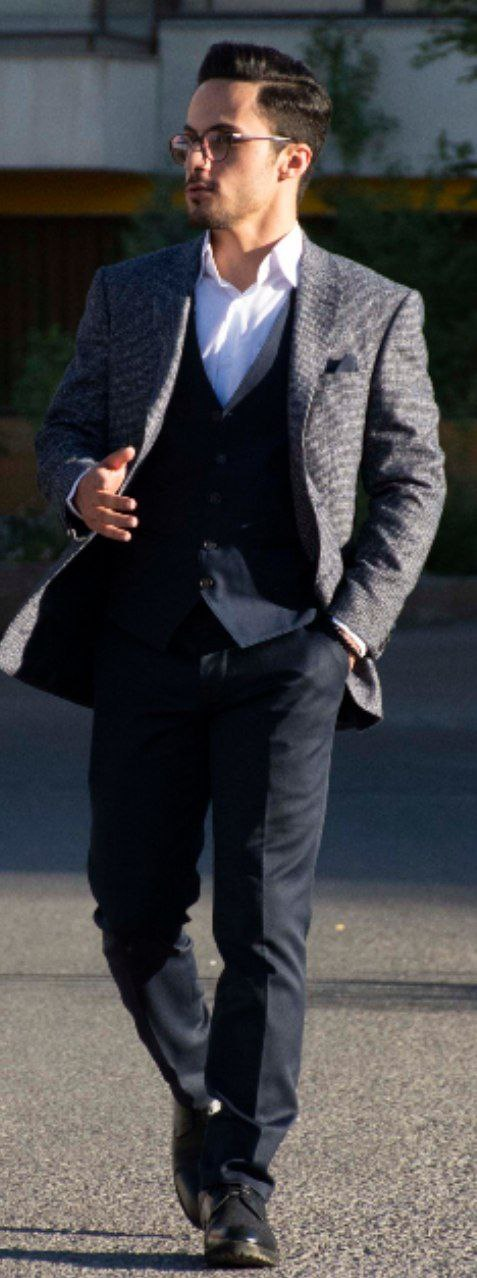
#> input picture me.jpg, 477 x 1278 px
$ python 5.tarhim.py
#> lines starting #> are read from the running program, lines starting #| are printed output that depends on the picture; after the words box and inside, x2 and y2 are one past the last pixel; in counts of white or black regions, pixels touching at a corner belong together
import cv2

img = cv2.imread('me.jpg', 0)
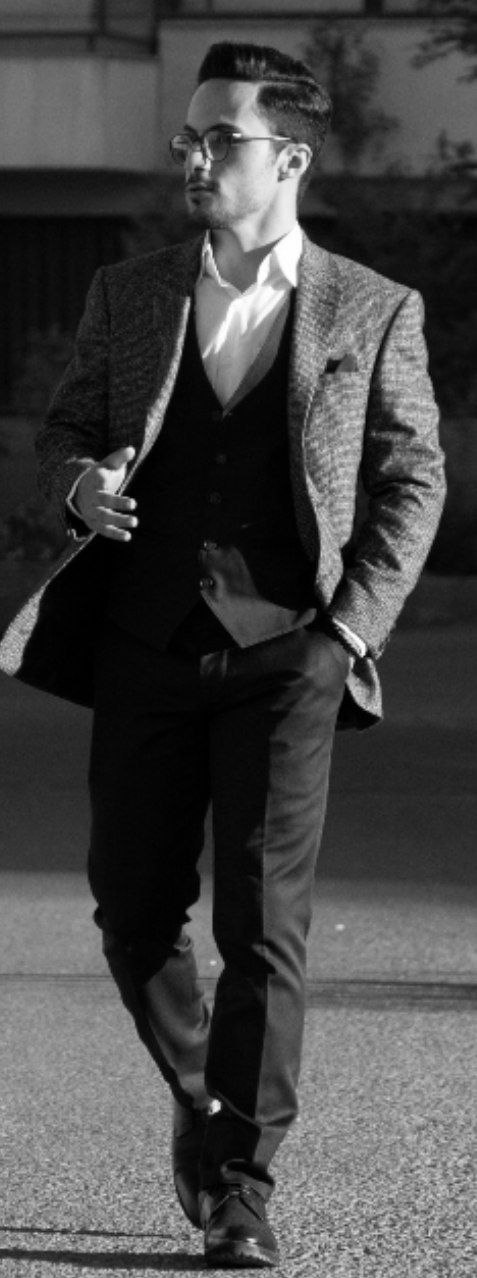
#> img: shape (1278, 477); min 0, max 255, mean 70

height, width = img.shape
#> height = 1278; width = 477

# ijad line meshki
for i in range(height):
  for j in range(width):
    if 70 < i+j < 100:
      img[i, j] = 0
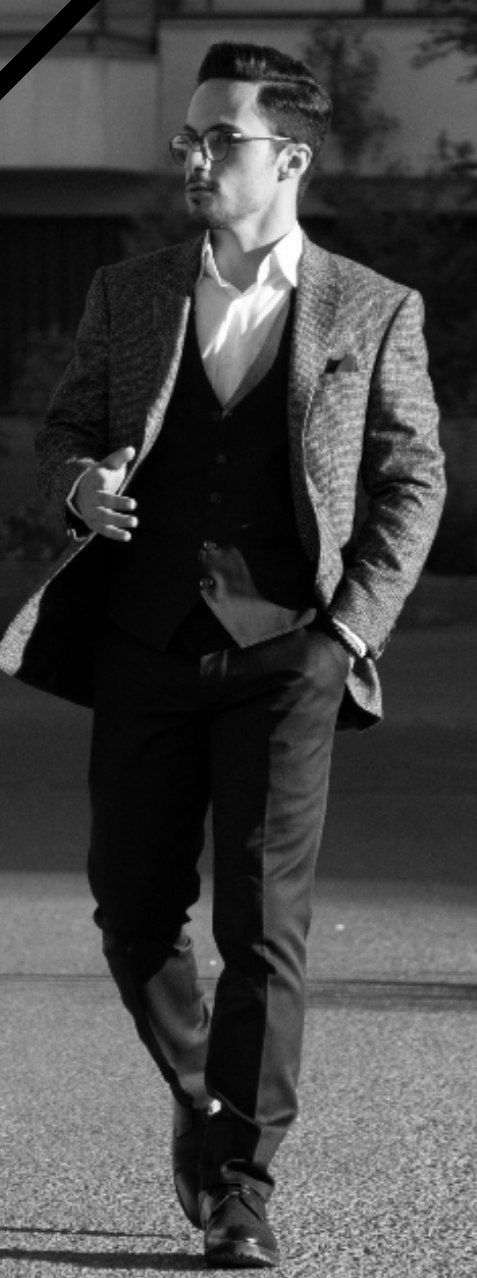
#> img: shape (1278, 477); 0.41% of pixels changed, all inside (x1, y1, x2, y2) = (0, 0, 100, 100)

cv2.imwrite('metarhim.jpg', img)

cv2.waitKey()
